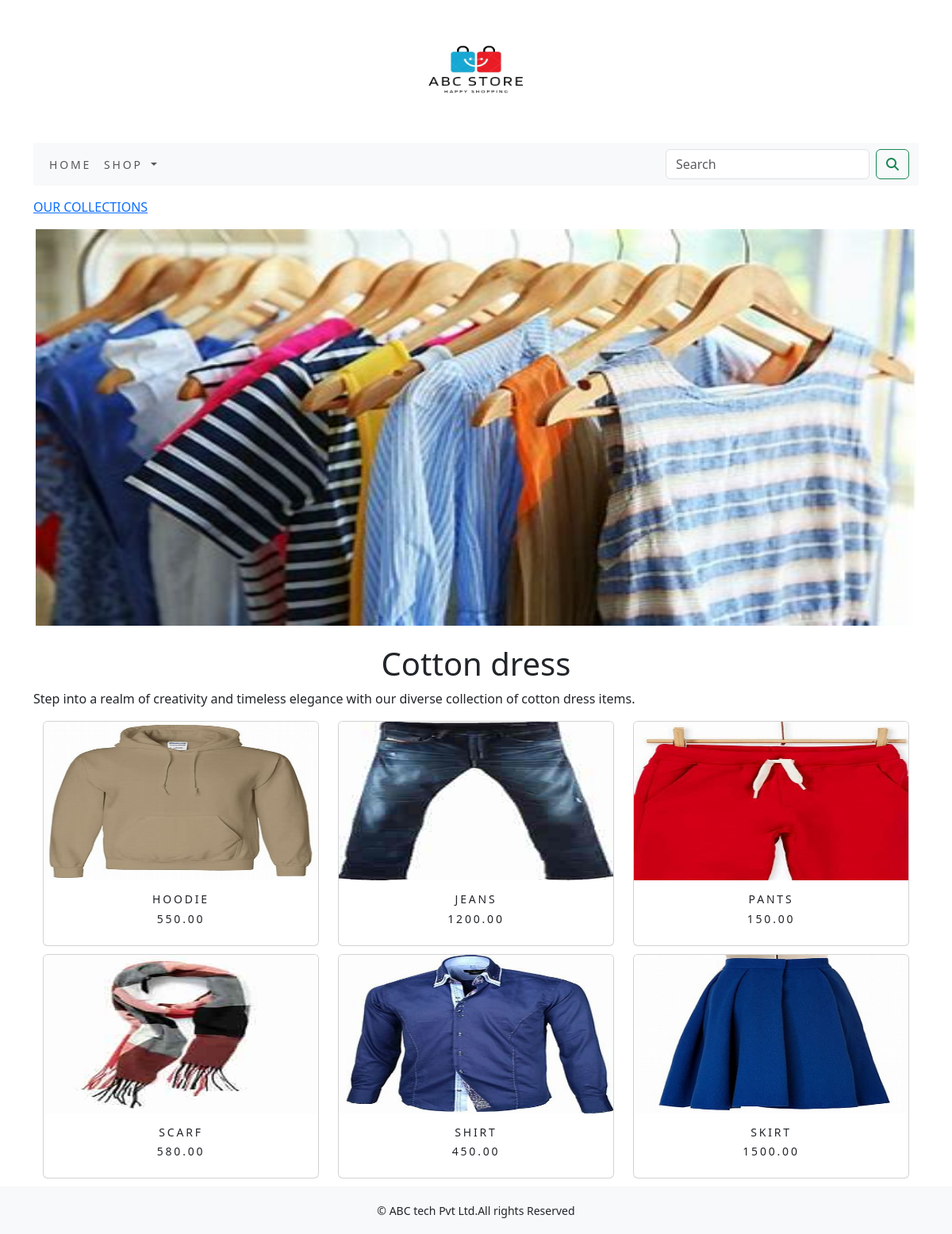
The app's page /shop/cotton-dress/ with its own data.
### shop/models.py (models this page shows, shortened)
class Category(models.Model):
    name=models.CharField(max_length=250,unique=True)
    slug=models.SlugField(max_length=250,unique=True)
    description=models.TextField(blank=True)
    image=models.ImageField(upload_to='category',blank=True)
    class Meta:
        ordering=('name',)
        verbose_name='category'
        verbose_name_plural='categories'
    def get_url(self):
        return reverse('shop:product_by_category',args=[self.slug])

class Product(models.Model):
    name = models.CharField(max_length=250, unique=True)
    slug = models.SlugField(max_length=250, unique=True)
    description=models.TextField(blank=True)
    price=models.DecimalField(max_digits=10,decimal_places=2)
    category=models.ForeignKey(Category,on_delete=models.CASCADE)
    image=models.ImageField(upload_to='product' ,blank=True)
    stock=models.IntegerField()
    available=models.BooleanField(default=True)
    created=models.DateTimeField(auto_now_add=True)
    updated=models.DateTimeField(auto_now=True)
    def get_url(self):
        return reverse('shop:prodCatDetail',args=[self.category.slug,self.slug])
    class Meta:
        ordering=('name',)
        verbose_name='product'
        verbose_name_plural='products'

### shop/views.py (the view)
# urls.py: path('', views.allProdCat, name='allProdCat'),
def allProdCat(request,c_slug=None):
    c_page = None
    product_list = None
    if c_slug!=None:
        c_page = get_object_or_404(Category, slug=c_slug)
        product_list = Product.objects.all().filter(category=c_page, available=True)
    else:
        product_list = Product.objects.all().filter(available=True)
    paginator = Paginator(product_list,6)
    try:
        page=int(request.GET.get('page', 1))
    except:
        page=1
    try:
        products = paginator.page(page)
    except (EmptyPage, InvalidPage):
        products = paginator.page(paginator.num_pages)
    return render(request, "category.html", {'category': c_page, 'products': products})

### cart/context_processors.py (called while the page is built)
def counter(request):
    item_count=0
    if 'admin' in request.path:
        return {}
    else:
        try:
            cart=Cart.objects.filter(cart_id=_cart_id(request))
            car_items=CartItem.objects.all().filter(cart=cart[:1])
            for cart_item in car_items:
                item_count += cart_item.quantity
        except Cart.DoesNotExist:
            item_count=0
    return dict(item_count=item_count)

### cart/views.py (called while the page is built)
def _cart_id(request):
    cart=request.session.session_key
    if not cart:
        cart=request.session.create()
    return cart

### shop/context_processors.py (called while the page is built)
def menu_links(request):
    links=Category.objects.all()
    return dict(links=links)

### templates/category.html (shortened to what this page needs)
{% extends 'base.html' %}
{% load static %}
{% block content %}
{% if category %}
         <div>
             <div class="row my_row_class">
                 <div class="mx-auto">
                 <p><a href="{% url 'shop:allProdCat' %}">OUR COLLECTIONS</a></p>
             </div>
                 </div>
         </div>
    {% endif %}
<div class="text-center">
    {% if category %}
    <img class="my_image" src="{{category.image.url}}" width="1110px" height="500px" alt="{{category.name}}">
</div>
<br>
<div>
    <h1 class="text-center" >{{category.name}}</h1>
    <p class="text_justify">{{category.description}}</p>
</div>
    {% endif %}
<div class="container">
    <div class="row mx_auto">
        {% for product in products.object_list %}
        <div class="my_bottom_margin col-9 col-sm-12 col-md-4 col-md-12 col-lg-4">
            <div   class="card text-center card" style="min-width:18rem;">
                <a href="{{product.get_url}}"><img width="150" height="200" class="card-img-top my_image" src="{{product.image.url}}" alt="{{product.name}}"></a>
                <div class="card-body">
                    <h4>{{product.name}}</h4>
                    <h4>{{product.price}}</h4>
                </div>
            </div>
        </div>
        {% endfor %}
    </div>
</div>
{% endblock %}

### templates/base.html (shortened to what this page needs)
{% load static %}
<!DOCTYPE html>
<html lang="en">
<head>
        <link rel="stylesheet" href="{% static 'css/custom.css' %}">
        <link rel="stylesheet" href="{% static 'css/bootstrap.min.css' %}">
</head>
<body>
<div class="container">
{% include 'header.html' %}
{% include 'nav.html' %}
{% block content %}
{% endblock %}
</div>
{% include 'footer.html' %}
</body>
</html>

### templates/header.html
{% load static %}
<header>
    <center>
      <a href="{% url 'shop:allProdCat' %}"></a><img src="{% static 'img/logo.jpeg' %}" alt="logimage" width="230px" height="180px">
    </center>
</header>

### templates/nav.html (shortened to what this page needs)
<nav class="navbar navbar-expand-lg bg-body-tertiary">
  <div class="container-fluid">
    <div class="collapse navbar-collapse" id="navbarSupportedContent">
      <ul class="navbar-nav me-auto mb-2 mb-lg-0">
        <li class="nav-item">
          <a class="nav-link" href="{% url 'shop:allProdCat' %}">Home</a>
        </li>
        <li class="nav-item dropdown {% if 'shop' in request.path %}active{% endif %}">
          <a class="nav-link dropdown-toggle" href="" role="button" data-bs-toggle="dropdown" aria-expanded="false">
            Shop
          </a>
        </li>
      </ul>
      <form class="d-flex" action="{% url 'search_app:SearchResult' %}" method="get">
        <input class="form-control me-2" type="search" placeholder="Search" name="q" aria-label="Search">
        <button class="btn btn-outline-success" type="submit"><i class="fa-solid fa-magnifying-glass"></i></button>
      </form>
    </div>
  </div>
</nav>

### templates/footer.html
<div class="footer navbar-fixed-bottom my_footer">
  <p class="text-center">&copy; ABC tech Pvt Ltd.All rights Reserved</p>
</div>

### static/css/custom.css (style rules this page uses)
body { font-family: 'Roboto', sans-serif; }
.nav-item { letter-spacing: .2em; font-size :14px; text-transform :uppercase; }
.my_footer { background-color:#f8f9fa; height:60px; }
.my_footer p { padding-top: 20px; font-size:14px; }
.my_row_class { padding-top :15px; }
.my_bottom_margin { margin-bottom:10px; }
.card-body h4 { font-size:14px; text-transform:uppercase; letter-spacing:.2em; }

### records on screen
Category: image (picture), name "Cotton dress", description "Step into a realm of creativity and timeless elegance with our diverse collection of cotton dress items."
Product: image (picture), name "HOODIE", price "550.00"
Product: image (picture), name "JEANS", price "1200.00"
Product: image (picture), name "PANTS", price "150.00"
Product: image (picture), name "SCARF", price "580.00"
Product: image (picture), name "SHIRT", price "450.00"
Product: image (picture), name "SKIRT", price "1500.00"
